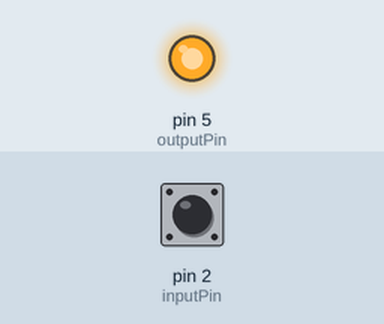
The sketch below on a simulated Arduino Uno, built with avr-gcc and run on an emulated ATmega328P. Parts: output pins drawn as LEDs (lit = HIGH). The test bench sets the inputs (shaded band); at power-on: pin 2 (inputPin) HIGH. What the sketch prints to the serial monitor is not drawn.

Above: at 1.2 s.
1.3 s: pin 2 (inputPin) pulled LOW for 0.15 s
At 1.37 s:
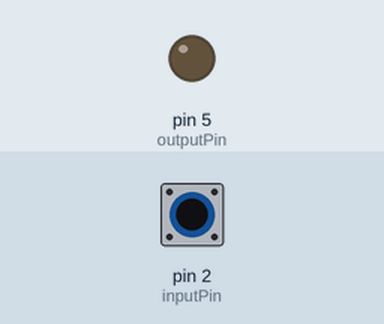
2.9 s: pin 2 (inputPin) pulled LOW for 3.2 s
At 6.4 s:
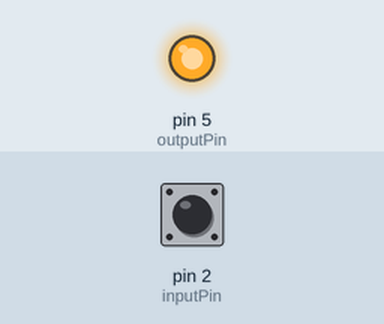
Timing chart, 0 to 7.9 s (numbered marks = the images above; inputs shaded):
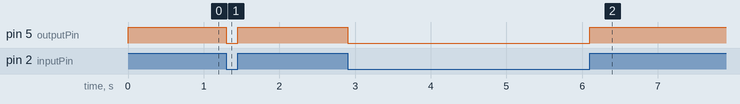

The sketch:

buttonOneWaySend.ino
```cpp
int inputPin = 2;
int outputPin = 5;

void setup() {
  pinMode(inputPin, INPUT_PULLUP);
  pinMode(outputPin, OUTPUT);
  Serial.begin(9600);
}

void loop() {
  int buttonState = map(digitalRead(inputPin), 0, 1, 0, 255);
  analogWrite(outputPin, buttonState);
  Serial.println(buttonState);
}
```

Measured:
- after the input at 1.3 s, pin 5 (outputPin): HIGH → LOW at once, → HIGH 0.15 s later
- after the input at 2.9 s, pin 5 (outputPin): HIGH → LOW at once, → HIGH 3.2 s later
